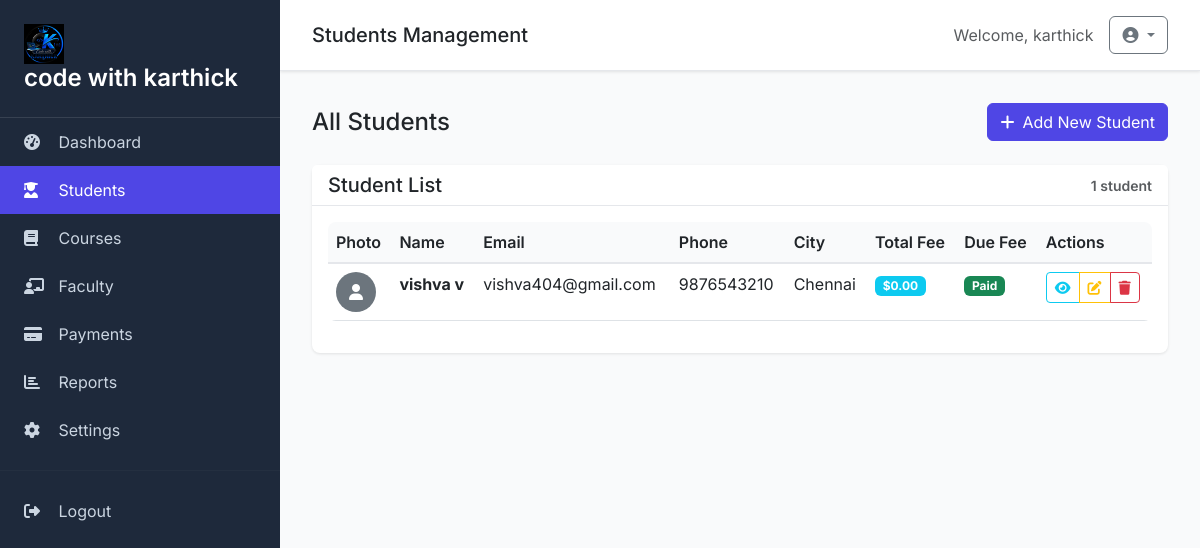
The app's page /students/ (signed in) with its own data.
### myapp/models.py (models this page shows, shortened)
class SiteSetting(models.Model):
    site_name = models.CharField(max_length=200, default='Student Management System')
    logo = models.ImageField(upload_to='logos/', blank=True, null=True)
    footer_text = models.TextField(blank=True, null=True)
    created_at = models.DateTimeField(auto_now_add=True)
    updated_at = models.DateTimeField(auto_now=True)
    class Meta:
        verbose_name = 'Site Setting'
        verbose_name_plural = 'Site Settings'

class Student(models.Model):
    profile_picture = models.ImageField(upload_to='profile_pics/', blank=True, null=True)
    first_name = models.CharField(max_length=50)
    middle_name = models.CharField(max_length=50, blank=True, null=True)
    last_name = models.CharField(max_length=50)
    email = models.EmailField(unique=True)
    phone_number = models.CharField(max_length=15)
    gender = models.CharField(max_length=10)
    city = models.CharField(max_length=100)
    address = models.TextField()
    courses = models.ManyToManyField(Course, related_name='students', blank=True)
    admission_date = models.DateField(auto_now_add=True)
    total_fee = models.DecimalField(max_digits=10, decimal_places=2, default=0.00)
    paid_fee = models.DecimalField(max_digits=10, decimal_places=2, default=0.00)
    due_fee = models.DecimalField(max_digits=10, decimal_places=2, default=0.00)

### myapp/views.py (the view)
# urls.py: path('students/', views.student_list, name='student_list'),
@login_required
def student_list(request):
    students = Student.objects.all()
    settings = SiteSetting.objects.first()
    return render(request, "student/list.html", {
        "students": students,
        "settings": settings
    })

### templates/student/list.html (shortened to what this page needs)
{% extends 'base.html' %}
{% block page_title %}Students Management{% endblock %}
{% block content %}
<div class="row mb-4">
    <div class="col-12">
        <div class="d-flex justify-content-between align-items-center">
            <h4 class="mb-0">All Students</h4>
            <a href="{% url 'student_add' %}" class="btn btn-primary">
                <i class="fas fa-plus me-2"></i>Add New Student
            </a>
        </div>
    </div>
</div>
<div class="row">
    <div class="col-12">
        <div class="card">
            <div class="card-header d-flex justify-content-between align-items-center">
                <h5 class="mb-0">Student List</h5>
                <small class="text-muted">{{ students|length }} student{{ students|length|pluralize }}</small>
            </div>
            <div class="card-body">
                {% if students %}
                    <div class="table-responsive">
                        <table class="table table-hover">
                            <thead>
                                <tr>
                                    <th>Photo</th>
                                    <th>Name</th>
                                    <th>Email</th>
                                    <th>Phone</th>
                                    <th>City</th>
                                    <th>Total Fee</th>
                                    <th>Due Fee</th>
                                    <th>Actions</th>
                                </tr>
                            </thead>
                            <tbody>
                                {% for student in students %}
                                <tr>
                                    <td>
                                        {% if student.profile_picture %}
                                            <img src="{{ student.profile_picture.url }}" alt="{{ student.first_name }}"
                                                 class="rounded-circle" width="40" height="40" style="object-fit: cover;">
                                        {% else %}
                                            <div class="bg-secondary rounded-circle d-flex align-items-center justify-content-center"
                                                 style="width: 40px; height: 40px;">
                                                <i class="fas fa-user text-white"></i>
                                            </div>
                                        {% endif %}
                                    </td>
                                    <td>
                                        <div>
                                            <strong>{{ student.first_name }} {{ student.last_name }}</strong>
                                        </div>
                                    </td>
                                    <td>{{ student.email }}</td>
                                    <td>{{ student.phone_number }}</td>
                                    <td>{{ student.city }}</td>
                                    <td>
                                        <span class="badge bg-info">${{ student.total_fee|floatformat:2 }}</span>
                                    </td>
                                    <td>
                                        {% if student.due_fee > 0 %}
                                            <span class="badge bg-danger">${{ student.due_fee|floatformat:2 }}</span>
                                        {% else %}
                                            <span class="badge bg-success">Paid</span>
                                        {% endif %}
                                    </td>
                                    <td>
                                        <div class="btn-group btn-group-sm">
                                            <a href="{% url 'student_detail' student.pk %}" class="btn btn-outline-info" title="View">
                                                <i class="fas fa-eye"></i>
                                            </a>
                                            <a href="{% url 'student_update' student.pk %}" class="btn btn-outline-warning" title="Edit">
                                                <i class="fas fa-edit"></i>
                                            </a>
                                            <a href="{% url 'student_delete' student.pk %}" class="btn btn-outline-danger"
                                               title="Delete" onclick="return confirm('Are you sure you want to delete this student?')">
                                                <i class="fas fa-trash"></i>
                                            </a>
                                        </div>
                                    </td>
                                </tr>
                                {% endfor %}
                            </tbody>
                        </table>
                    </div>
                {% endif %}
            </div>
        </div>
    </div>
</div>
{% endblock %}

### templates/base.html (shortened to what this page needs)
<!DOCTYPE html>
{% load static %}
<html lang="en">
<head>
    <link href="https://cdn.jsdelivr.net/npm/bootstrap@5.3.0/dist/css/bootstrap.min.css" rel="stylesheet">
    <link href="https://cdnjs.cloudflare.com/ajax/libs/font-awesome/6.4.0/css/all.min.css" rel="stylesheet">
</head>
<body>
    <div class="sidebar">
        <div class="sidebar-brand">
            {% if settings.logo %}
                <img src="{{ settings.logo.url }}" alt="Logo" height="40" class="me-2">
            {% endif %}
            <h4>{{ settings.site_name|default:'SMS' }}</h4>
        </div>
        <nav class="nav flex-column">
            <a class="nav-link {% if request.resolver_match.url_name == 'dashboard' %}active{% endif %}" href="{% url 'dashboard' %}">
                <i class="fas fa-tachometer-alt"></i> Dashboard
            </a>
            <a class="nav-link {% if 'student' in request.resolver_match.url_name %}active{% endif %}" href="{% url 'student_list' %}">
                <i class="fas fa-user-graduate"></i> Students
            </a>
            <a class="nav-link {% if 'course' in request.resolver_match.url_name %}active{% endif %}" href="{% url 'course_list' %}">
                <i class="fas fa-book"></i> Courses
            </a>
            <a class="nav-link {% if 'faculty' in request.resolver_match.url_name %}active{% endif %}" href="{% url 'faculty_list' %}">
                <i class="fas fa-chalkboard-teacher"></i> Faculty
            </a>
            <a class="nav-link {% if 'payment' in request.resolver_match.url_name %}active{% endif %}" href="{% url 'payment_list' %}">
                <i class="fas fa-credit-card"></i> Payments
            </a>
            <a class="nav-link {% if request.resolver_match.url_name == 'reports' %}active{% endif %}" href="{% url 'reports' %}">
                <i class="fas fa-chart-bar"></i> Reports
            </a>
            <a class="nav-link {% if request.resolver_match.url_name == 'settings' %}active{% endif %}" href="{% url 'settings' %}">
                <i class="fas fa-cog"></i> Settings
            </a>
            <hr class="my-3" style="border-color: #374151;">
            <a class="nav-link" href="{% url 'logout' %}">
                <i class="fas fa-sign-out-alt"></i> Logout
            </a>
        </nav>
    </div>
    <div class="main-content">
        <div class="topbar d-flex justify-content-between align-items-center">
            <h5 class="mb-0">{% block page_title %}Dashboard{% endblock %}</h5>
            <div class="d-flex align-items-center">
                <span class="text-muted me-3">Welcome, {{ user.get_full_name|default:user.username }}</span>
                <div class="dropdown">
                    <button class="btn btn-outline-secondary dropdown-toggle" type="button" data-bs-toggle="dropdown">
                        <i class="fas fa-user-circle"></i>
                    </button>
                </div>
            </div>
        </div>
        {% block content %}{% endblock %}
    </div>
</body>
</html>

### templates/base.html (style rules this page uses)
:root { --primary-color: #4f46e5; --secondary-color: #6366f1; --success-color: #10b981; --danger-color: #ef4444; --warning-color: #f59e0b; --info-color: #3b82f6; --dark-color: #1f2937; --light-color: #f9fafb; --sidebar-bg: #1e293b; --sidebar-text: #cbd5e1; }
body { font-family: 'Inter', sans-serif; background-color: var(--light-color); }
.sidebar { background: var(--sidebar-bg); min-height: 100vh; position: fixed; top: 0; left: 0; width: 280px; z-index: 1000; transition: all 0.3s ease; }
.sidebar-brand { padding: 1.5rem; border-bottom: 1px solid #374151; }
.sidebar-brand h4 { color: white; margin: 0; font-weight: 600; }
.nav-link { color: var(--sidebar-text) !important; padding: 0.75rem 1.5rem; border-radius: 0; transition: all 0.3s ease; }
.nav-link:hover, .nav-link.active { background: var(--primary-color); color: white !important; }
.nav-link i { width: 20px; margin-right: 10px; }
.main-content { margin-left: 280px; padding: 2rem; }
.topbar { background: white; padding: 1rem 2rem; margin: -2rem -2rem 2rem -2rem; box-shadow: 0 1px 3px rgba(0,0,0,0.1); border-bottom: 1px solid #e5e7eb; }
.card { border: none; box-shadow: 0 1px 3px rgba(0,0,0,0.1); border-radius: 8px; }
.card-header { background: white; border-bottom: 1px solid #e5e7eb; font-weight: 600; }
.btn-primary { background: var(--primary-color); border-color: var(--primary-color); }
.table { border-radius: 8px; overflow: hidden; }
.table thead th { background: var(--light-color); border-bottom: 2px solid #e5e7eb; font-weight: 600; }

### records on screen
SiteSetting: logo (picture), site_name "code with karthick"
Student: first_name "vishva", last_name "v", email "vishva404@gmail.com", phone_number "9876543210", city "Chennai", total_fee "0.00", due_fee "Paid"

### other values on screen
{{ user.get_full_name|default:user.username }} "karthick"
{{ students|length }} "1"
